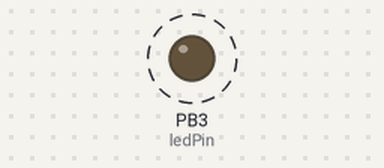
This sketch was run on a simulated ATtiny85, built with avr-gcc and run on an emulated ATtiny85. On the bench: output pins drawn as LEDs (lit = HIGH). Dashed ring = blinking. No radio packets arrive unless stated.

Above: at 0.09 s.
Timing chart, 0 to 3.0 s (numbered marks = the images above):
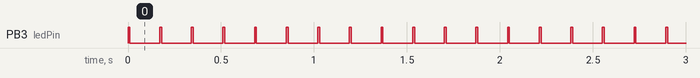

The sketch:

AtTiny85_RF433TransmitterWithOLed.ino
```cpp
/* Digispark ATtiny85 to small OLED 128x32 by I2C
 *  https://github.com/datacute/Tiny4kOLED
 *  Tiny4kOLED.h: SSD1306xLED-Drivers for OLED 128x32 displays
 * @created: 2014-08-12  @author: Neven Boyanov
 * Source code available at: https://bitbucket.org/tinusaur/ssd1306xled
 * @ modified for 16x32 fonts: 2017-01-12 @author: M. V. Predoi
 * Fits into Digispark  ATtiny85 (6012 bytes). 52 bytes of dynamic memory.
 *  ATtiny85   OLED
 *    <<------>>
 *  PB0        SDA
 *  PB2        SCL
 *  5V         VCC
 *  GND        GND
 *
 */

/******** TemperatureSonde ************/
//#include <OneWire.h>
/******** TemperatureSonde ************/

/******** Tranmission *******************/
#include <VirtualWire.h>
/******** Tranmission *******************/

/******** Ecran ************/
//#include <Tiny4kOLED.h>
//#include <TinyWireM.h>
/******** Ecran ************/

/********** Led Blink ************/
int ledPin=3;
/********** Led Blink ************/

/********** Général ************/
#define TEMPS_PAUSE 100
/********** Général ************/


/*********** TemperatureSonde ******************/
//#define ONEWIRE_BUSS 4
//OneWire TemperatureSensor(ONEWIRE_BUSS);
/*********** Temperature ******************/

/*********** Transmission ******************/
#define NO_MODULE 13
#define TX_PIN 1  //pin where your transmitter is connected
typedef struct {
  char NoModule=NO_MODULE;
  float Temperature=0.0;
} MaStructure;
int cpt=0;
/*********** Transmission ******************/


/*********** Niveau Batterie ******************/
/*uint16_t readVcc(void) {
  uint16_t result;
  // Read 1.1V reference against Vcc
  ADMUX = (0<<REFS0) | (12<<MUX0);
  delay(2); // Wait for Vref to settle
  ADCSRA |= (1<<ADSC); // Convert
  while (bit_is_set(ADCSRA,ADSC));
  result = ADCW;
  return 1018500L / result; // Back-calculate AVcc in mV
}*/
/*********** Niveau Batterie ******************/


void setup()  ///////////////////// Setup ///////////////////////
{
/******** Ecran ************/
/*  oled.begin();
  oled.clear();
  oled.on();
  oled.setFont(FONT16X32); // 1 raw of 8 characters exactly fills 128x32

  oled.setFont(FONT8X16); // 2 raw of 16 characters exactly fills 128x32
  oled.setCursor(0, 0);
  oled.print(F("Temperature")); //wrap strings in F() to save RAM!
  oled.setCursor(0, 2);
  oled.print(F("Celsus")); //wrap strings in F() to save RAM!*/
/******** Ecran ************/

/******** Led Blink ************/
  pinMode(ledPin, OUTPUT);
  digitalWrite(ledPin, LOW);
/******** Led Blink ************/

/******** Transmission ************/
  vw_set_tx_pin(TX_PIN);
  vw_setup(2000);
/******** Transmission ************/

} ///////////////////// End Setup ///////////////////////

void loop()  ///////////////////// End Loop ///////////////////////
{
//    byte i;

/******** Temperature ************/
/*    byte DataTemperature[12];
    int16_t rawTemperature;
    float Celsius;
    //float Fahrenheit;*/
/******** Temperature ************/

/******** Transmission ************/
  MaStructure Message;
/******** Transmission ************/

/******** Led Blink ************/
  digitalWrite(ledPin, HIGH);
  delay(10);
  digitalWrite(ledPin, LOW);
/******** Led Blink ************/

/******** Temperature ************/
/*    TemperatureSensor.reset();       // reset one wire buss
    TemperatureSensor.skip();        // select only device
    TemperatureSensor.write(0x44, 1);   // start conversion

    delay(1000);                     // wait for the conversion

    TemperatureSensor.reset();
    TemperatureSensor.skip();
    TemperatureSensor.write(0xBE);   // Read Scratchpad
    for ( i = 0; i < 9; i++) {       // 9 bytes
      DataTemperature[i] = TemperatureSensor.read();
    }

    // Convert the data to actual temperature
    rawTemperature = (DataTemperature[1] << 8) | DataTemperature[0];
    Celsius = (float)rawTemperature / 16.0;
    //Fahrenheit = Celsius * 1.8 + 32.0;*/
/******** Temperature ************/


/********** Ecran **************/
//oled.clear();
/*  oled.setFont(FONT16X32);
  oled.setCursor(0, 0);
  if (Celsius>0) {  oled.print(F(","));}
  else           {  oled.print(F("-"));}
  oled.print(abs(Celsius)); //wrap strings in F() to save RAM!
  oled.print(F("/:"));
  delay(1000);

// Affiche la tension de la batterie
  oled.clear();
  oled.setFont(FONT16X32);
  oled.setCursor(0, 0);
  oled.print(readVcc());
  delay(10);*/
/********** Ecran **************/


/************ Transmission ************/
//  Message.Temperature = Celsius;
//  vw_send((byte*) &Message, sizeof(Message)); // On envoie le message
  vw_send((byte*) cpt++, sizeof(cpt)); // On envoie le message
  vw_wait_tx(); // On attend la fin de l'envoi
  delay(TEMPS_PAUSE);
/************ Transmission ************/

} ///////////////////// End Loop ///////////////////////
```

Measured:
- by itself, PB3 (ledPin): alternates HIGH for 0.01 s and LOW for 0.16 s
